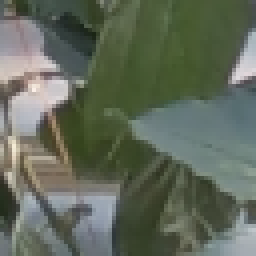
#> input picture bg_val_2.png, 64 x 64 px (shown 4 times larger)
$ python solution1_hsv_threshold_test.py bg_val_2.png
#> lines starting #> are read from the running program, lines starting #| are printed output that depends on the picture; after the words box and inside, x2 and y2 are one past the last pixel; in counts of white or black regions, pixels touching at a corner belong together
#> in main, image is the input picture: shape (64, 64, 3); mean R, G, B 97.1, 105.3, 90.4
### libs/logreg_utils.py
import numpy as np
import matplotlib.pyplot as plt
from sklearn.metrics import precision_recall_curve, average_precision_score
from functools import wraps
import time
from tqdm import tqdm


class MyLogReg:
    """
    binary logistic regression using gradient descent.
    this class supports sample weighting for imbalanced datasets and provides methods for fitting
    predicting probabilities, and predicting class labels.
    """
    # [107 lines left out: functions __init__, sigmoid, fit, predict_proba, predict, plot_precision_recall_curve and 1 more, not called in this run]

def timing(func):
    """
    decorator to print the execution time of a function.
    """
    # [7 lines left out: function wrapper, not called in this run]
    return wrapper

# [14 lines left out: function plot_segmentation_mask, not called in this run]

### solution1_hsv_threshold_test.py
import argparse
import numpy as np
from skimage import color
from skimage.io import imread
import matplotlib.pyplot as plt
from libs.data_utils import process_input_image

def rgb_to_hsv_flat(image):
    arr = np.array(image, dtype=np.float32)
    if arr.max() > 1.0:
        arr = arr / 255.0
    orig_shape = arr.shape
#> orig_shape = (64, 64, 3)
    arr_reshaped = arr.reshape(-1, 1, 3)
    hsv = color.rgb2hsv(arr_reshaped)
    return hsv.reshape(orig_shape)
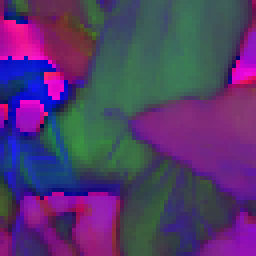
#> returned value: shape (64, 64, 3) float32 (shown 4 times larger); mean of channels 0, 1, 2 0.327, 0.227, 0.422; drawn as R, G, B

def apply_thresholds(hsv_img, thresholds, v_thresholds=None):
    masks = []
    for i, (hmin, hmax, smin, smax) in enumerate(thresholds):
        # Hue wrap-around for red (e.g., hmin > hmax)
        if hmin > hmax:
            hue_mask = (hsv_img[..., 0] >= hmin) | (hsv_img[..., 0] <= hmax)
        else:
            hue_mask = (hsv_img[..., 0] >= hmin) & (hsv_img[..., 0] <= hmax)
        sat_mask = (hsv_img[..., 1] >= smin) & (hsv_img[..., 1] <= smax)
        mask = hue_mask & sat_mask
        # Optionally add value threshold
        if v_thresholds is not None:
            vmin, vmax = v_thresholds[i]
            val_mask = (hsv_img[..., 2] >= vmin) & (hsv_img[..., 2] <= vmax)
            mask = mask & val_mask
        masks.append(mask)
#> this loop made 5 passes
#> pass 1, in apply_thresholds, `hue_mask = (hsv_img[..., 0] >= hmin) | (hsv_img[..., 0] <= hmax)`:
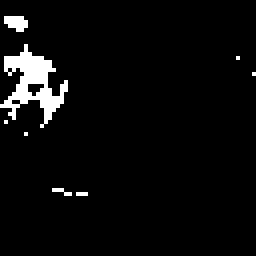
#> hue_mask: shape (64, 64) bool (shown 4 times larger); 4.2% white; 8 white regions (7 under 20 px), largest, box (x1, y1, x2, y2) and area: (0, 11, 17, 32) 143
#> pass 1, in apply_thresholds, `sat_mask = (hsv_img[..., 1] >= smin) & (hsv_img[..., 1] <= smax)`:
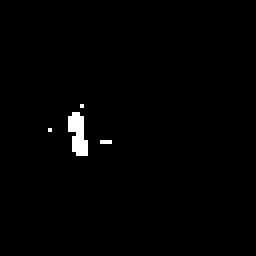
#> sat_mask: shape (64, 64) bool (shown 4 times larger); 1% white; 4 white regions (3 under 20 px), largest, box (x1, y1, x2, y2) and area: (17, 28, 22, 39) 38
#> pass 1, in apply_thresholds, `val_mask = (hsv_img[..., 2] >= vmin) & (hsv_img[..., 2] <= vmax)`:
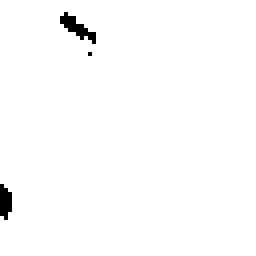
#> val_mask: shape (64, 64) bool (shown 4 times larger); 98.8% white; 3 black regions (1 under 20 px), largest, box (x1, y1, x2, y2) and area: (15, 3, 24, 11) 28, (0, 46, 3, 55) 21
#> after the loop:
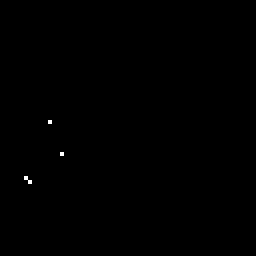
#> mask: shape (64, 64) bool (shown 4 times larger); 0.1% white in thin lines or dots, all inside (x1, y1, x2, y2) = (6, 30, 16, 46)
#> after the loop, masks = 5 items
    return masks

def plot_mask(mask, image, title):
    overlay = image.astype(np.float32)
    if overlay.max() > 1.0:
        overlay = overlay / 255.0
    overlay = overlay.copy()
    overlay[mask] = [0, 0, 0]
    plt.figure(figsize=(6, 8))
    plt.imshow(overlay)

    plt.title(title)
    plt.axis('off')
    plt.show()

parser = argparse.ArgumentParser()
parser.add_argument('input_image', type=str, help='Path to input image to segment')
args = parser.parse_args()

def main():
    image = imread(args.input_image)
    hsv_img = rgb_to_hsv_flat(image)

    # List of (hue_min, hue_max, sat_min, sat_max) thresholds to try
    thresholds = [
        (0.94, 0.06, 0.5, 1.0),   # slightly wider hue
        (0.96, 0.04, 0.6, 1.0),   # narrower hue, higher sat
        (0.95, 0.05, 0.4, 1.0),   # lower sat
        (0.0, 0.1, 0.4, 1.0),     # wider hue, lower sat
        (0.9, 0.1, 0.3, 1.0),     # even wider, lower sat
    ]
    v_thresholds = [
        (0.2, 1.0),
        (0.2, 1.0),
        (0.2, 1.0),
        (0.2, 1.0),
        (0.2, 1.0),
    ]

    masks = apply_thresholds(hsv_img, thresholds, v_thresholds)
#> masks = 5 items
    total_pixels = hsv_img.shape[0] * hsv_img.shape[1]
#> total_pixels = 4096

    for i, mask in enumerate(masks):
        percent_pepper = 100.0 * np.sum(mask) / total_pixels
        if i == 0:
            print(f"Threshold {i+1} (recommended): {percent_pepper:.2f}% of pixels identified as red pepper")
            print("This threshold gives minimal yellow misclassification but may miss some red spots.")
            print("You can fine-tune the hue/sat range in threshold 1 for even better results.")
        else:
            print(f"Threshold {i+1}: {percent_pepper:.2f}% of pixels identified as red pepper")
        plot_mask(mask, image, f"Threshold {i+1}: {percent_pepper:.2f}% red pepper")
#> this loop made 5 passes
#> percent_pepper on passes 1 to 5: 0, 0, 0, 0, 0.0977
#| Threshold 1 (recommended): 0.00% of pixels identified as red pepper
#| This threshold gives minimal yellow misclassification but may miss some red spots.
#| You can fine-tune the hue/sat range in threshold 1 for even better results.
#| Threshold 2: 0.00% of pixels identified as red pepper
#| Threshold 3: 0.00% of pixels identified as red pepper
#| Threshold 4: 0.00% of pixels identified as red pepper
#| Threshold 5: 0.10% of pixels identified as red pepper

if __name__ == "__main__":
    main()

$ run again, on sp_val_4.png
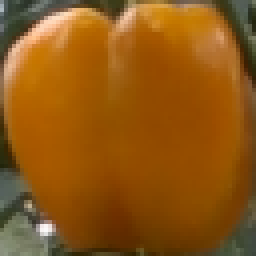
#> input picture sp_val_4.png, 64 x 64 px (shown 4 times larger)
#> in main, image is the input picture: shape (64, 64, 3); mean R, G, B 142.3, 86.8, 20
#> the loop in apply_thresholds, `for i, (hmin, hmax, smin, smax) in enumerate(thresholds):` made 5 passes
#> pass 1, in apply_thresholds, `hue_mask = (hsv_img[..., 0] >= hmin) | (hsv_img[..., 0] <= hmax)`:
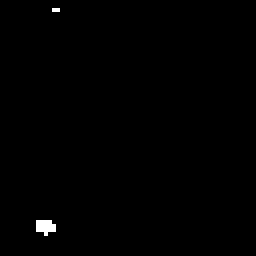
#> hue_mask: shape (64, 64) bool (shown 4 times larger); 0.42% white in thin lines or dots, all inside (x1, y1, x2, y2) = (9, 2, 15, 59)
#> after the loop in apply_thresholds, `for i, (hmin, hmax, smin, smax) in enumerate(thresholds):`:
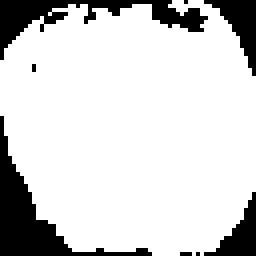
#> mask: shape (64, 64) bool (shown 4 times larger); 82.8% white; 8 black regions (4 under 20 px), largest, box (x1, y1, x2, y2) and area: (0, 29, 38, 64) 284, (0, 0, 52, 15) 230, (51, 0, 64, 19) 100, (51, 48, 64, 64) 85
#> after the loop in apply_thresholds, `for i, (hmin, hmax, smin, smax) in enumerate(thresholds):`: masks = 5 items
#> the loop in main, `for i, mask in enumerate(masks):` made 5 passes
#> percent_pepper on passes 1 to 5: 0, 0, 0, 81.45, 82.76
#> (printed output is left out)
